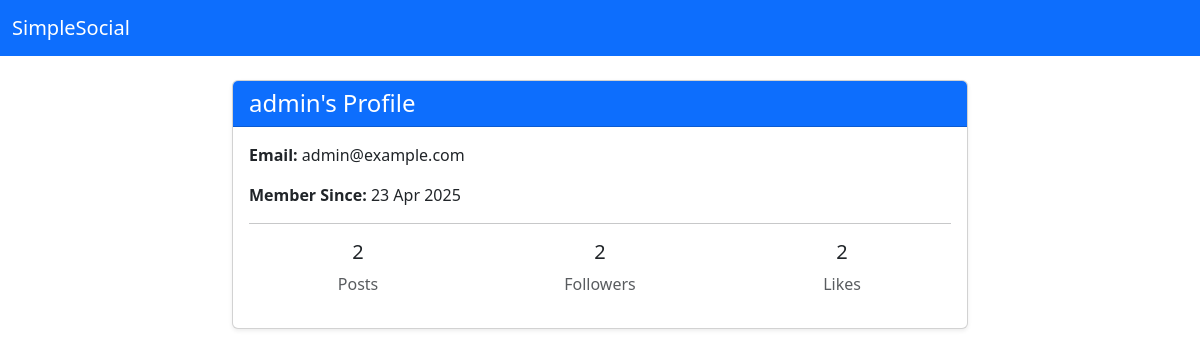
/profile/admin, run on the app's committed database.
### tables this page shows
CREATE TABLE users (
    user_id INTEGER PRIMARY KEY,
    username VARCHAR(15) UNIQUE NOT NULL,
    password VARCHAR(255) NOT NULL,
    email VARCHAR(50) UNIQUE NOT NULL,
    role TEXT NOT NULL CHECK(role IN ('admin', 'user')),
    date TIMESTAMP DEFAULT CURRENT_TIMESTAMP
);

### app.py (the view)
@app.route("/profile/<username>")
def profile(username):
    db = get_db()
    user = get_stats(db, username)
    date = user["date"]
    date = datetime.fromisoformat(user["date"])
    if not user:
        abort(404)
    return render_template('profile.html', user=user, date=date)

### app.py (called while the page is built)
def get_db():
    if not hasattr(g, "_database"):
        print("Creating new database connection")
        g._database = create_connection(database)
    return g._database

@app.teardown_appcontext
def teardown_db(error):
    db = getattr(g, '_database', None)
    if db is not None:
        print("Closing database connection")
        db.close()

### setup_db.py (called while the page is built)
def create_connection(db_file):
    conn = None
    try:
        conn = sqlite3.connect(db_file)
        return conn
    except Error as e:
        print(f"Error: {e}")
    return conn

def get_stats(conn, username):
    try:
        conn.row_factory = sqlite3.Row
        cur = conn.cursor()
        sql = """
        SELECT u.username, u.email, u.date,
        COUNT(DISTINCT p.post_id) AS total_posts,
        COUNT(DISTINCT f.follower_user_id) AS total_followers,
        COUNT(DISTINCT l.like_id) AS total_likes
        FROM users u
        LEFT JOIN posts p ON u.user_id = p.user_id
        LEFT JOIN followers f ON u.user_id = f.user_id
        LEFT JOIN
        likes l ON u.user_id = l.user_id
        WHERE u.username = ?
        GROUP BY u.user_id;
        """
        cur.execute(sql, (username,))
        result = cur.fetchone()
        if result is None:
            print(f"No user found with email: {username}")
            return None
        cur.close()
        return result
    except Error as e:
        print(f"Error: {e}")
        return None

### templates/profile.html (shortened to what this page needs)
{% extends "base.html" %}
{% block content %}
<div class="row justify-content-center">
    <div class="col-md-8">
        <div class="card shadow-sm">
            <div class="card-header bg-primary text-white">
                <h4 class="mb-0">{{ user.username }}'s Profile</h4>
            </div>
            <div class="card-body">
                <p><strong>Email:</strong> {{ user.email }}</p>
                <p><strong>Member Since:</strong> {{ date.strftime('%d %b %Y') }}</p>
                <hr>
                <div class="row text-center">
                    <div class="col">
                        <h5>{{ user.total_posts }}</h5>
                        <p class="text-muted">Posts</p>
                    </div>
                    <div class="col">
                        <h5>{{ user.total_followers }}</h5>
                        <p class="text-muted">Followers</p>
                    </div>
                    <div class="col">
                        <h5>{{ user.total_likes }}</h5>
                        <p class="text-muted">Likes</p>
                    </div>
                </div>
            </div>
        </div>
    </div>
</div>
{% endblock %}

### data on the page
users: username "admin", email "admin@example.com", strftime "23 Apr 2025"

### other printed values
{{ user.total_posts }} "2"
{{ user.total_followers }} "2"
{{ user.total_likes }} "2"
